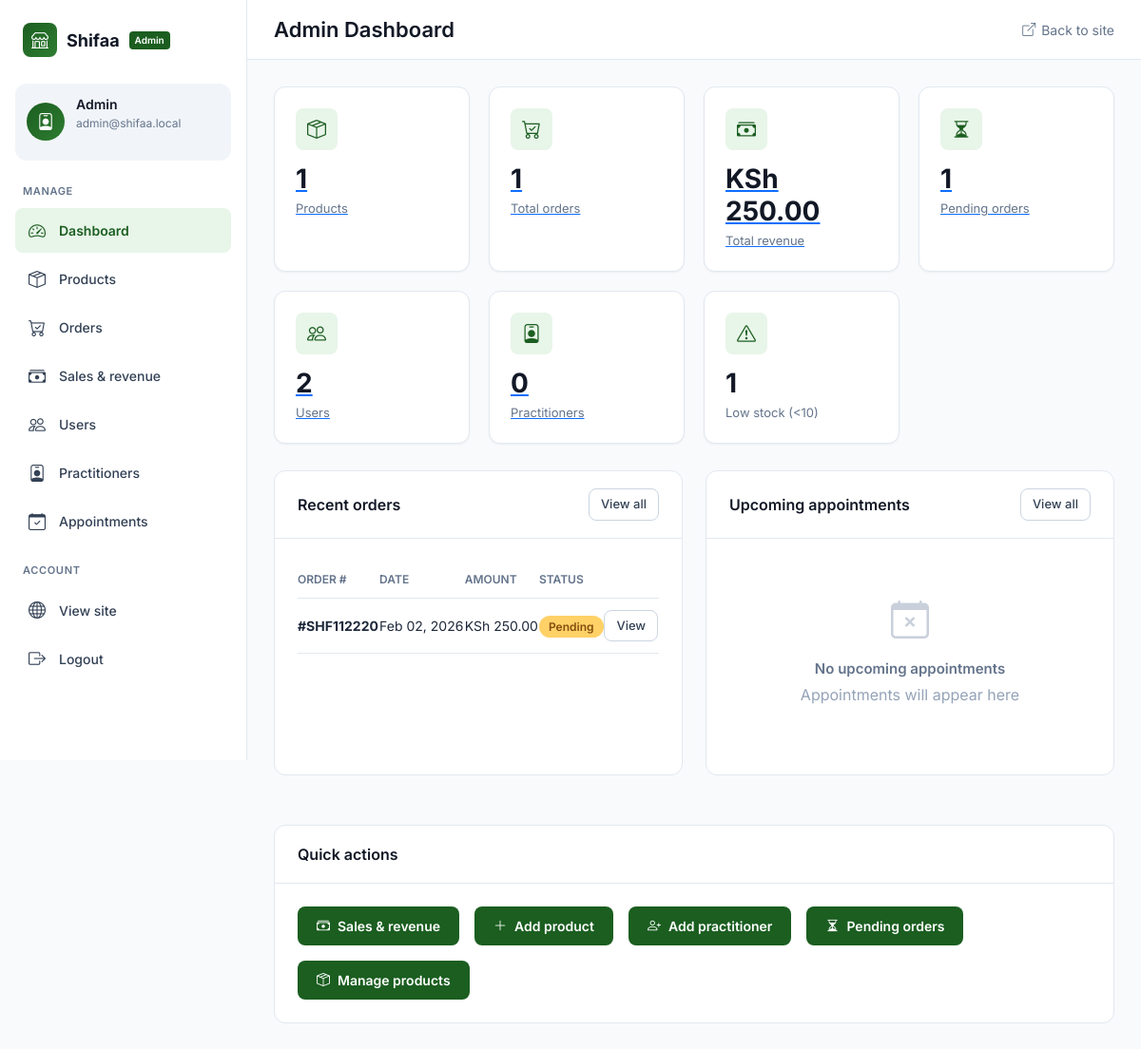
The page /dashboard (signed in) on the database as committed earlier.
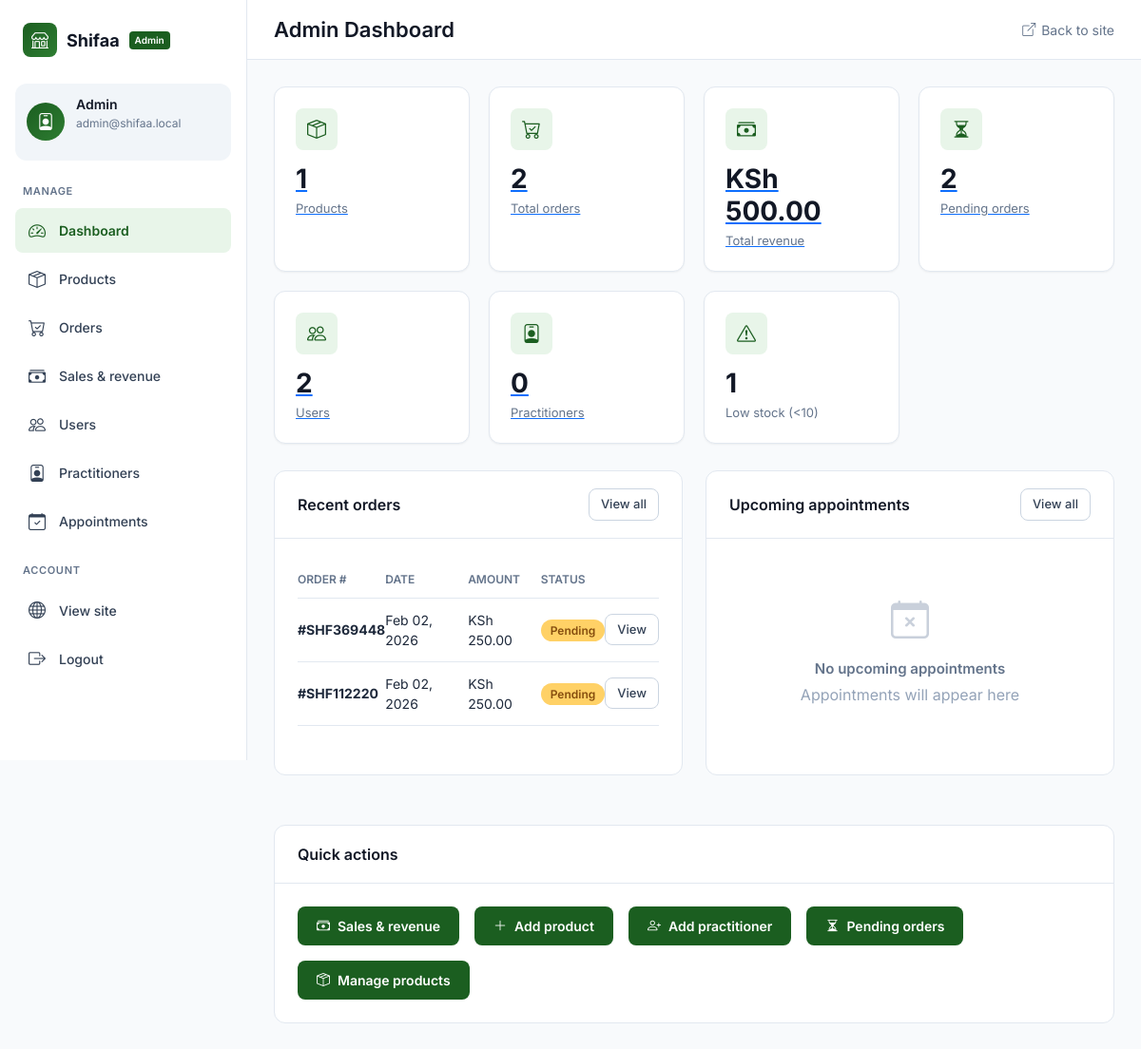
The same page on the database as committed later.
### models.py (models this page shows)
class Order(db.Model):
    __tablename__ = "orders"
    id = db.Column(db.Integer, primary_key=True)
    user_id = db.Column(db.Integer, db.ForeignKey("users.id"), nullable=False)
    order_number = db.Column(db.String(50), unique=True, nullable=False)
    total_amount = db.Column(db.Numeric(10, 2), nullable=False)
    status = db.Column(db.String(50), default="pending")  # pending, processing, shipped, delivered, cancelled
    shipping_address = db.Column(db.Text)
    delivery_option = db.Column(db.String(100))
    notes = db.Column(db.Text)
    created_at = db.Column(db.DateTime, default=datetime.utcnow)
    updated_at = db.Column(db.DateTime, default=datetime.utcnow, onupdate=datetime.utcnow)
    items = db.relationship("OrderItem", backref="order", lazy=True, cascade="all, delete-orphan")

### app.py (the view, shortened to what this page needs)
    @app.route("/dashboard")
    @login_required
    def dashboard():
        if current_user.role == "admin":
            from models import Order, Product, Appointment
            product_count = Product.query.count()
            order_count = Order.query.count()
            user_count = User.query.count()
            from models import Practitioner
            practitioner_count = Practitioner.query.count()
            pending_orders = Order.query.filter_by(status="pending").count()
            total_revenue = db.session.query(db.func.coalesce(db.func.sum(Order.total_amount), 0)).scalar() or 0
            recent_orders = Order.query.order_by(Order.created_at.desc()).limit(5).all()
            upcoming_appointments = Appointment.query.filter(Appointment.appointment_date >= datetime.utcnow(), Appointment.status=="scheduled").order_by(Appointment.appointment_date).limit(5).all()
            low_stock = Product.query.filter(Product.stock > 0, Product.stock < 10).count()
            return render_template(
                "admin/dashboard.html",
                product_count=product_count,
                order_count=order_count,
                user_count=user_count,
                practitioner_count=practitioner_count,
                pending_orders=pending_orders,
                recent_orders=recent_orders,
                upcoming_appointments=upcoming_appointments,
                low_stock=low_stock,
                total_revenue=total_revenue,
            )

### templates/admin/dashboard.html (shortened to what the changed rows need)
{% extends "admin/base.html" %}
{% block page_title %}Admin Dashboard{% endblock %}
{% block content %}
<div class="stats-grid">
    <a href="{{ url_for('admin_orders') }}" class="stat-card">
        <div class="stat-content">
            <h3>{{ order_count }}</h3>
            <p>Total orders</p>
        </div>
    </a>
    <a href="{{ url_for('admin_sales') }}" class="stat-card">
        <div class="stat-content">
            <h3>{{ total_revenue|currency }}</h3>
            <p>Total revenue</p>
        </div>
    </a>
    <a href="{{ url_for('admin_orders') }}?status=pending" class="stat-card">
        <div class="stat-content">
            <h3>{{ pending_orders }}</h3>
            <p>Pending orders</p>
        </div>
    </a>
</div>
<div class="dashboard-grid">
    <div class="card-admin">
        <div class="card-body">
            {% if recent_orders %}
            <table class="orders-table">
                <thead>
                    <tr>
                        <th>Order #</th>
                        <th>Date</th>
                        <th>Amount</th>
                        <th>Status</th>
                        <th></th>
                    </tr>
                </thead>
                <tbody>
                    {% for order in recent_orders %}
                    <tr>
                        <td><strong>#{{ order.order_number }}</strong></td>
                        <td>{{ order.created_at.strftime('%b %d, %Y') }}</td>
                        <td>{{ order.total_amount|currency }}</td>
                        <td><span class="badge-status badge-{{ order.status }}">{{ order.status|title }}</span></td>
                        <td><a href="{{ url_for('admin_order_detail', order_id=order.id) }}" class="btn-sm-admin">View</a></td>
                    </tr>
                    {% endfor %}
                </tbody>
            </table>
            {% else %}
            <div class="empty-state">
                <i class="bi bi-cart-x"></i>
                <h4>No orders yet</h4>
                <p>Orders will appear here</p>
            </div>
            {% endif %}
        </div>
    </div>
</div>
{% endblock %}

Rows that differ between the two databases and show on the page:
added Order: order_number "SHF369448", created_at "Feb 02, 2026", total_amount "KSh 250.00", status "Pending"
Other text that changed with them:
{{ order_count }}: "1" → "2"
{{ total_revenue|currency }}: "KSh 250.00" → "KSh 500.00"
{{ pending_orders }}: "1" → "2"
